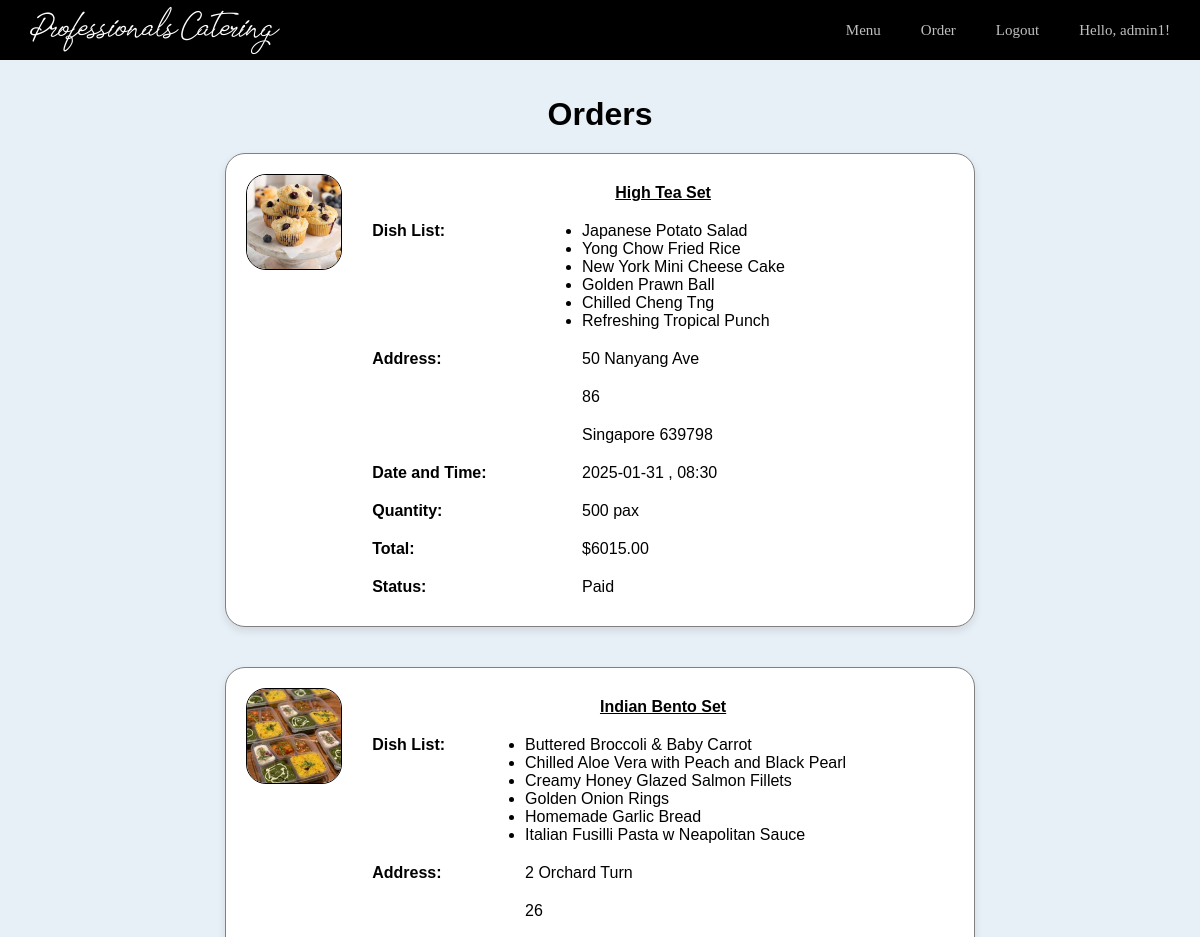
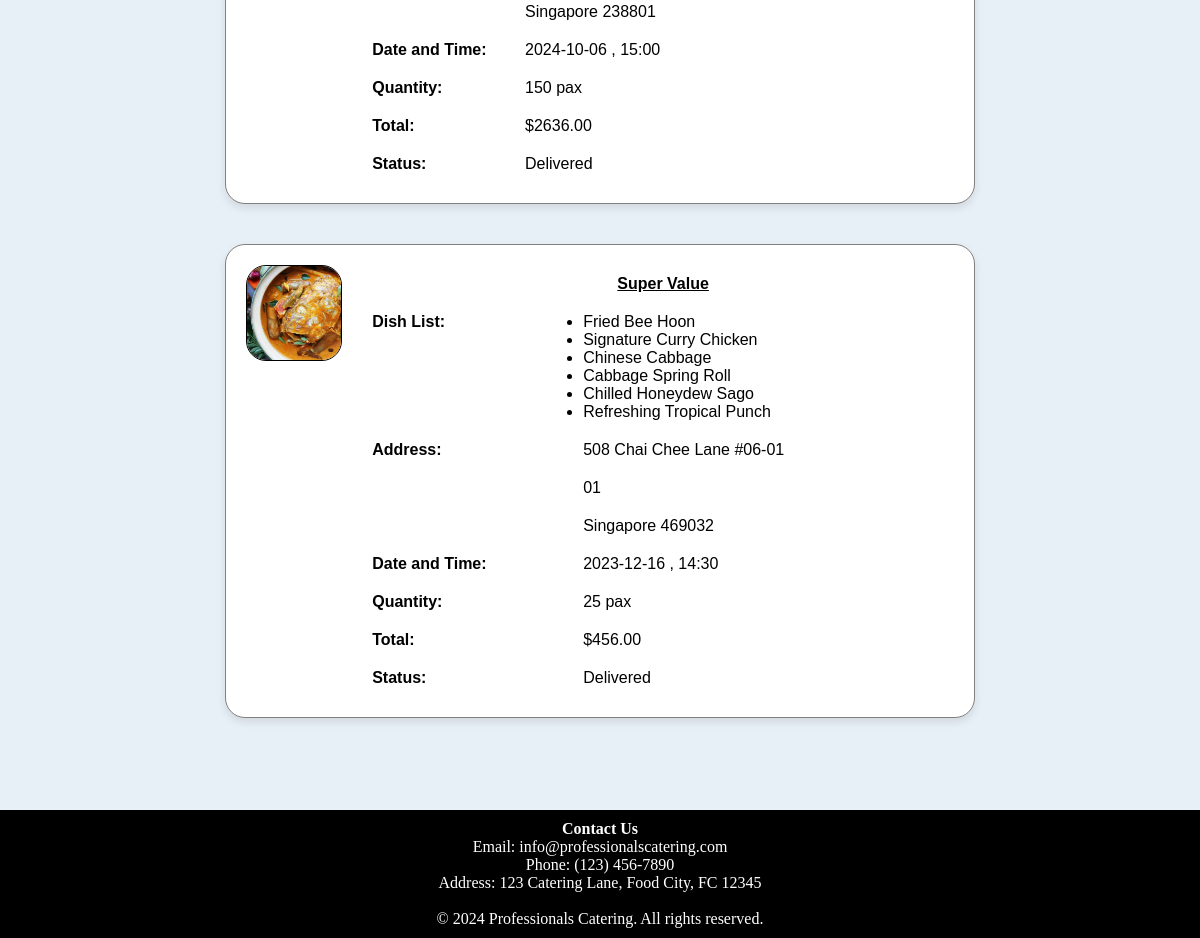
/order/order.php (signed in), run on the app's committed database (2 pictures, top to bottom).
### tables this page shows
create table if not exists orders(
    id int primary key auto_increment,
    username varchar(100),
    itemname varchar(100),
    dishlist varchar(1000),
    address varchar(100),
    unit varchar(100),
    postalcode int(6),
    date date,
    time varchar(100),
    quantity int,
    total decimal(7,2),
    created_at timestamp default current_timestamp
);

### order/order.php (the view, shortened to what this page needs)
<?php
$servername = "localhost";
$username = "root";
$password = "";
$dbname = "professionals";
$conn = new mysqli($servername, $username, $password, $dbname);
$username = $_SESSION['username'];
$stmt = $conn->prepare("SELECT * FROM orders WHERE username = ? ORDER BY created_at DESC");
$stmt->bind_param("s", $username);
$stmt->execute();
$result = $stmt->get_result();
$orders = [];
while ($row = $result->fetch_assoc()) {
    $itemname = $row['itemname'];
    $img_stmt = $conn->prepare("SELECT imgname FROM menu WHERE name = ?");
    $img_stmt->bind_param("s", $itemname);
    $img_stmt->execute();
    $img_result = $img_stmt->get_result();
    $img_row = $img_result->fetch_assoc();
    $imgname = $img_row['imgname'];
    $row['imgname'] = $imgname;
    $orders[] = $row;
}
?>
<!DOCTYPE html>
<html lang="en">
<head>
   <link rel="stylesheet" href="../styles.css">
</head>
<body>
   <header class="header">
       <div class="header_content">
           <a href="../index.php" class="logo">Professionals Catering</a>
           <nav class="nav">
                <ul class="nav_list">
                    <li class="nav_item">
                        <a href="../menu/menu.php" class="nav_link">Menu</a>
                    </li>
                    <li class="nav_item">
                        <a href="#head" class="nav_link">Order</a>
                    </li>
                    <?php if (isset($_SESSION['username'])): ?>
                        <li class="nav_item">
                            <a href="../logout.php" class="nav_link">Logout</a>
                        </li>
                        <li class="nav_item">
                            <span class="nav_link">Hello, <?php echo htmlspecialchars($_SESSION['username']); ?>!</span>
                        </li>
                    <?php else: ?>
                        <li class="nav_item">
                            <a href="../login/login.php" class="nav_link">Login</a>
                        </li>
                    <?php endif; ?>
                </ul>
            </nav>
       </div>
   </header>
   <div class="content">
        <br><br>
        <h1>Orders</h1>
        <?php foreach ($orders as $order): ?>
            <div class="container">
                <div class="left">
                    <img src="../media/menu/<?php echo htmlspecialchars($order['imgname']); ?>.jpg" alt="<?php echo htmlspecialchars($order['itemname']); ?>" style="width: 100%;">
                </div>
                <div class="right">
                    <table>
                        <tr>
                            <th colspan="2" style="text-align: center;"><b><u><?php echo htmlspecialchars($order['itemname']); ?></u></b></th>
                        </tr>
                        <tr>
                            <th>Dish List:</th>
                            <td>
                                <ol class="s">
                                    <?php foreach (explode(',', $order['dishlist']) as $dish): ?>
                                        <li><?php echo htmlspecialchars($dish); ?></li>
                                    <?php endforeach; ?>
                                </ol>
                            </td>
                        </tr>
                        <tr>
                            <th>Address:</th>
                            <td><?php echo htmlspecialchars($order['address']); ?></td>
                        </tr>
                        <tr>
                            <th> </th>
                            <td><?php echo htmlspecialchars($order['unit']); ?></td>
                        </tr>
                        <tr>
                            <th> </th>
                            <td>Singapore <?php echo htmlspecialchars($order['postalcode']); ?></td>
                        </tr>
                        <tr>
                            <th>Date and Time:</th>
                            <td><?php echo htmlspecialchars($order['date'] . ' , ' . $order['time']); ?></td>
                        </tr>
                        <tr>
                            <th>Quantity:</th>
                            <td><?php echo htmlspecialchars($order['quantity']); ?> pax</td>
                        </tr>
                        <tr>
                            <th>Total:</th>
                            <td>$<?php echo htmlspecialchars($order['total']); ?></td>
                        </tr>
                        <tr>
                            <th>Status:</th>
                            <td>
                                <?php
                                $orderDateTime = new DateTime($order['date'] . ' ' . $order['time']. ':00');
                                $currentDateTime = new DateTime();
                                if ($orderDateTime > $currentDateTime) {
                                    echo "Paid";
                                } else {
                                    echo "Delivered";
                                }
                                ?>
                            </td>
                        </tr>
                    </table>
                </div>
            </div>
        <?php endforeach; ?>
        <br><br><br><br>
   </div>
   <footer class="footer">
       <div class="footer_content">
           <div class="footer_section">
               <h4><a href="../feedback/feedback.php">Contact Us</a></h4>
               <p>Email: info@professionalscatering.com</p>
               <p>Phone: (123) 456-7890</p>
               <p>Address: 123 Catering Lane, Food City, FC 12345</p>
           </div>
           <br>
       </div>
       <div class="footer_bottom">
           <p>&copy; 2024 Professionals Catering. All rights reserved.</p>
       </div>
   </footer>
</body>
</html>

### styles.css (style rules this page uses)
* { margin: 0; padding: 0; box-sizing: border-box; }
ul { list-style: none; }
a { text-decoration: none; color:inherit; }
body { background-color: #e8f0f7; height: auto; padding-top: 60px; }
.header { background-color: black; position : fixed; width: 100%; top: 0; z-index: 10; }
.header_content { display:flex; align-items: center; justify-content: space-between; padding: 0 30px; min-height: 60px; }
.logo { font-family: tomatoes, sans-serif; color: #fff; font-size: 23px; letter-spacing: -1.5px; font-weight: 500; }
.nav { transition: all 0.3s ease-in-out; }
.nav_list { display:flex; column-gap: 40px; }
.nav_link { color: rgba(255, 255, 255, 0.75); font-size: 15px; transition: all 0.4s; }
.content { font-family: gamilia, sans-serif; align-items: center; display: flex; flex-direction: column; }
footer { background-color: black; color: white; text-align: center; padding: 10px; position: relative; bottom: 0; width: 100%; }

### order/order.php (style rules this page uses)
.content { min-height: 90vh; }
.container { display: flex; background-color: white; border-radius: 20px; border: 1px solid gray; margin: 20px 0 20px 0; min-width: 350px; width: 70vw; max-width: 750px; padding: 20px; box-shadow: 0 4px 8px rgba(0, 0, 0, 0.1); }
.left { width: 15%; padding-right: 10px; }
.right { width: 85%; padding-left: 20px; }
table { width: 100%; border-collapse: collapse; border: none; }
th, td { padding: 10px 0 10px 0; text-align: left; vertical-align: top; }
img { border-radius: 20px; border: 1px solid black; }
ol.s { list-style-type: inherit; }

### data on the page
orders: shows a picture, itemname "High Tea Set", dishlist "Japanese Potato Salad", dishlist "Yong Chow Fried Rice", dishlist "New York Mini Cheese Cake", dishlist "Golden Prawn Ball", dishlist "Chilled Cheng Tng", dishlist "Refreshing Tropical Punch", address "50 Nanyang Ave", unit "86", postalcode "639798", date+time "2025-01-31 , 08:30", quantity "500", total "6015.00", shows "Paid"
orders: shows a picture, itemname "Indian Bento Set", dishlist "Buttered Broccoli & Baby Carrot", dishlist "Chilled Aloe Vera with Peach and Black Pearl", dishlist "Creamy Honey Glazed Salmon Fillets", dishlist "Golden Onion Rings", dishlist "Homemade Garlic Bread", dishlist "Italian Fusilli Pasta w Neapolitan Sauce", address "2 Orchard Turn", unit "26", postalcode "238801", date+time "2024-10-06 , 15:00", quantity "150", total "2636.00", shows "Delivered"
orders: shows a picture, itemname "Super Value", dishlist "Fried Bee Hoon", dishlist "Signature Curry Chicken", dishlist "Chinese Cabbage", dishlist "Cabbage Spring Roll", dishlist "Chilled Honeydew Sago", dishlist "Refreshing Tropical Punch", address "508 Chai Chee Lane #06-01", unit "01", postalcode "469032", date+time "2023-12-16 , 14:30", quantity "25", total "456.00", shows "Delivered"

### other printed values
$_SESSION['username'] "admin1"
